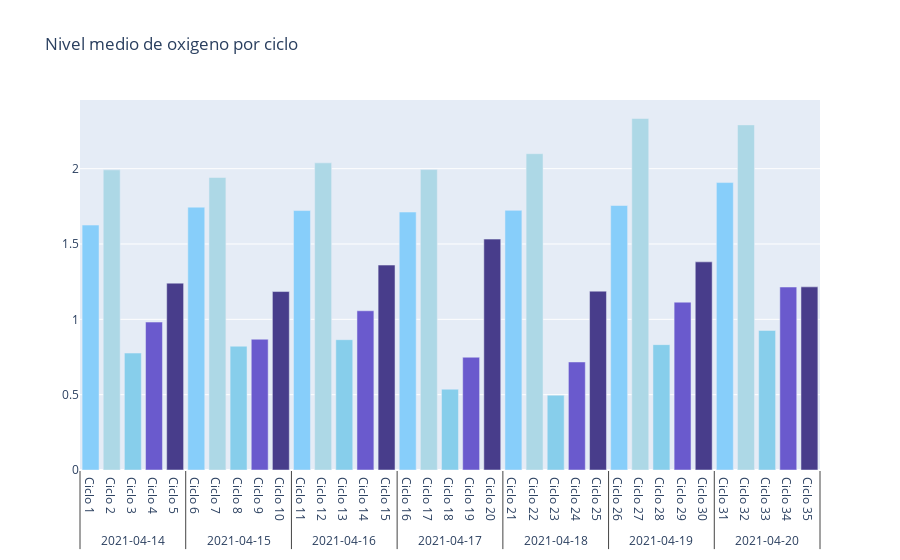

The notebook cell this image was saved under:
### Code cell
fig_do_cycle = go.Figure()     
fig_do_cycle.add_trace(go.Bar(x=[df_resume_cycle['inicio_ciclo'].dt.date,df_resume_cycle['ciclo']], y=df_resume_cycle['do_mean'], marker_color= colors))
fig_do_cycle.update_layout( title_text='Nivel medio de oxigeno por ciclo')

### Figure 1 — Plotly figure (JSON) as saved in the notebook; plotly's stock layout.template omitted (floating-point values rounded to 4 significant figures)
{"data": [{"marker": {"color": ["lightskyblue", "LightBlue", "skyblue", "slateblue", "darkslateblue", "lightskyblue", "LightBlue", "skyblue", "slateblue", "darkslateblue", "lightskyblue", "LightBlue", "skyblue", "slateblue", "darkslateblue", "lightskyblue", "LightBlue", "skyblue", "slateblue", "darkslateblue", "lightskyblue", "LightBlue", "skyblue", "slateblue", "darkslateblue", "lightskyblue", "LightBlue", "skyblue", "slateblue", "darkslateblue", "lightskyblue", "LightBlue", "skyblue", "slateblue", "darkslateblue"]}, "type": "bar", "x": [["2021-04-14", "2021-04-14", "2021-04-14", "2021-04-14", "2021-04-14", "2021-04-15", "2021-04-15", "2021-04-15", "2021-04-15", "2021-04-15", "2021-04-16", "2021-04-16", "2021-04-16", "2021-04-16", "2021-04-16", "2021-04-17", "2021-04-17", "2021-04-17", "2021-04-17", "2021-04-17", "2021-04-18", "2021-04-18", "2021-04-18", "2021-04-18", "2021-04-18", "2021-04-19", "2021-04-19", "2021-04-19", "2021-04-19", "2021-04-19", "2021-04-20", "2021-04-20", "2021-04-20", "2021-04-20", "2021-04-20"], ["Ciclo 1", "Ciclo 2", "Ciclo 3", "Ciclo 4", "Ciclo 5", "Ciclo 6", "Ciclo 7", "Ciclo 8", "Ciclo 9", "Ciclo 10", "Ciclo 11", "Ciclo 12", "Ciclo 13", "Ciclo 14", "Ciclo 15", "Ciclo 16", "Ciclo 17", "Ciclo 18", "Ciclo 19", "Ciclo 20", "Ciclo 21", "Ciclo 22", "Ciclo 23", "Ciclo 24", "Ciclo 25", "Ciclo 26", "Ciclo 27", "Ciclo 28", "Ciclo 29", "Ciclo 30", "Ciclo 31", "Ciclo 32", "Ciclo 33", "Ciclo 34", "Ciclo 35"]], "y": [1.626, 1.992, 0.7762, 0.9819, 1.24, 1.745, 1.941, 0.8216, 0.8681, 1.184, 1.722, 2.039, 0.8649, 1.057, 1.36, 1.712, 1.994, 0.5366, 0.7485, 1.532, 1.723, 2.099, 0.4963, 0.717, 1.187, 1.756, 2.333, 0.8322, 1.114, 1.381, 1.908, 2.291, 0.9263, 1.215, 1.215]}], "layout": {"title": {"text": "Nivel medio de oxigeno por ciclo"}}}
